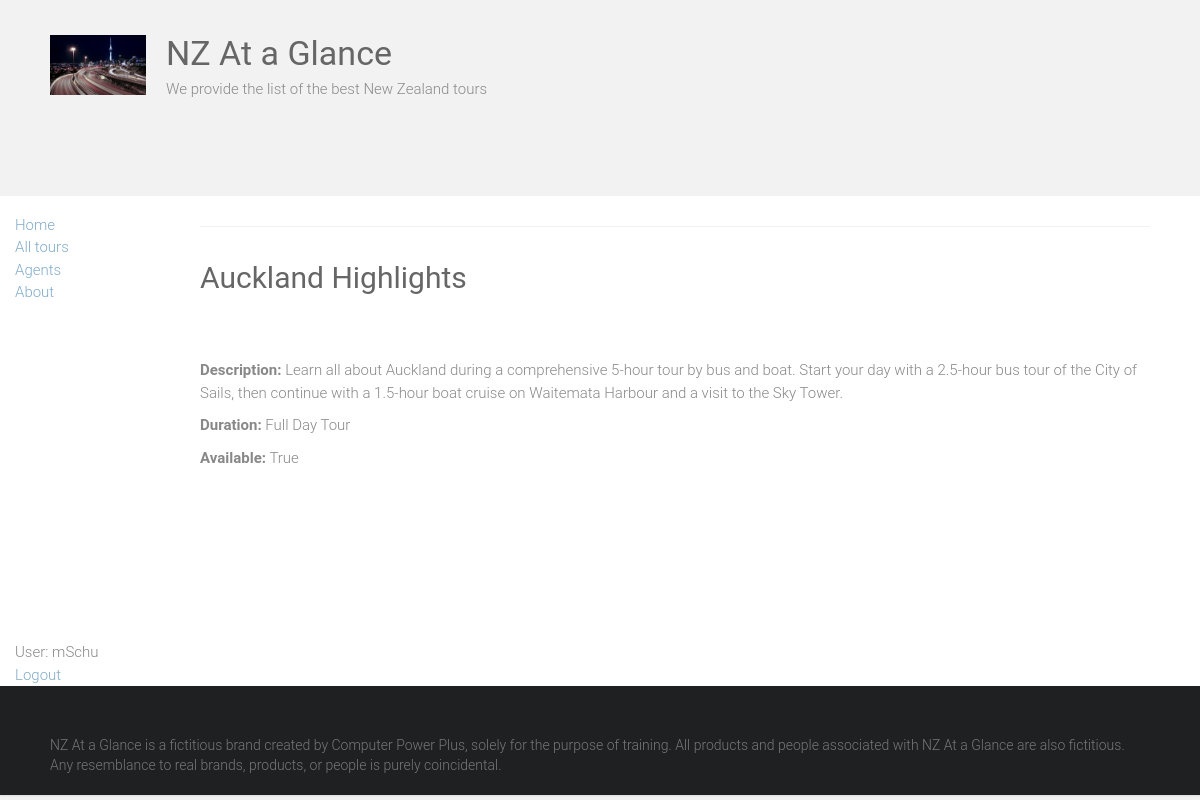
Page /home/tour/9 (signed in) on the committed database.
### home/models.py (models this page shows, shortened)
class Tour(models.Model):
    tour_name = models.CharField(max_length=150)
    duration = models.ForeignKey('Duration', on_delete=models.SET_NULL, null=True)
    description = models.TextField()
    available = models.BooleanField()
    agent = models.ForeignKey('Agent', on_delete=models.SET_NULL, null=True)
    class Meta:
        permissions = (("can_change_availability", "Set tour as available"),)

class Duration(models.Model):
    duration = models.CharField(max_length=50)
    def __str__(self):
        return self.duration

### home/views.py (the view)
# urls.py: path('tour/<int:pk>', views.TourDetailView.as_view(), name='tour_detail'),
class TourDetailView(generic.DetailView):
    model = Tour

### home/templatetags/custom_tag.py (called while the page is built)
@register.inclusion_tag('agent_check.html')
def is_agent(user_name):
    agents = Agent.objects.all()
    agents_names = []
    valid_agent = False
    for agent in agents:
        agents_names.append(agent.agent_username)
    if user_name in agents_names:
        valid_agent = True
    return {'valid_agent': valid_agent}

### home/templates/home/tour_detail.html
{% extends "base.html" %}
{% block content %}
<div>
  <h1>{{tour.tour_name|capfirst}} </h1>
  <br><br>
  <p><b>Description:</b> {{ tour.description}} </p>
  <p><b>Duration:</b> {{ tour.duration}} </p>
  <p><b>Available:</b> {{ tour.available}} </p>
  <br>
</div>
{% endblock %}

### home/templates/base.html (shortened to what this page needs)
{% load static %}
<html lang="en-US">
    <head>
        <link rel="stylesheet" href="https://maxcdn.bootstrapcdn.com/bootstrap/3.3.7/css/bootstrap.min.css">
        {% load static %}
        <link rel="stylesheet" id="ample-style-css" href="{% static 'style.css' %}" type="text/css" media="all">
        <header>
            <div class="header">
                <div class="main-head-wrap inner-wrap clearfix">
                    <div id="header-logo-image">
                      <img src="{% static 'images/logo.png' %}" alt="NZ At a Glance">
                    </div>
                    <div id="header-text" class="">
                        <h1 id="site-title">
                            <a href="/" title="NZ At a Glance" rel="home">NZ At a Glance</a>
                        </h1>
                        <p>We provide the list of the best New Zealand tours</p>
                    </div>
                </div>
            </div>
        </header>
    </head>
    <body class="wide">
      <div class="container-fluid">
        <div class="row">
            <div class="col-sm-2">
                {% block sidebar %}
                <ul class="sidebar-nav">
                  <br><br><br>
                  <li><a href="{% url 'home' %}">Home</a></li>
                  <li><a href="{% url 'tours' %}">All tours</a></li>
                  <li><a href="{% url 'agents' %}">Agents</a></li>
                  <li><a href="{% url 'about' %}">About</a></li>
                  {% if user.is_authenticated %}
                    {% load custom_tag %}
                  <br><br><br>
                  <br><br><br>
                  <br><br><br>
                  <br><br><br>
                  <br><br><br>
                  <li>User: {{ user.get_username }}</li>
                  <li><a href="{% url 'logout' %}?next={{request.path}}">Logout</a></li>
                  {% else %}
                  <li><a href="{% url 'login'%}?next={{request.path}}">Login</a></li>
                  {% endif %}
                </ul>
                {% endblock %}
            </div>
        <div id="page" class="hfeed site">
            <div class="main-wrapper">
                <div class="single-page clearfix">
                    <div class="inner-wrap">
                        <hr>
                        <div>
                          {% block content %}
                          {% endblock %}
                        </div>
                    </div>
                </div>
            </div>
            <footer id="colophon">
                <div class="inner-wrap">
                    NZ At a Glance is a fictitious brand created by Computer Power Plus, solely for the purpose of training. All products and people associated with NZ At a Glance are also fictitious. Any resemblance to real brands, products, or people is purely coincidental.
                </div>
            </footer>
        </div>
      </div>
    </div>
    </body>
</html>

### static/style.css (style rules this page uses)
html, body, div, span, applet, object, iframe, h1, h2, h3, h4, h5, h6, p, blockquote, pre, a, abbr, acronym, address, big, cite, code, del, dfn, em, font, ins, kbd, q, s, samp, small, strike, strong, sub, sup, tt, var, dl, dt, dd, ol, ul, li, fieldset, form, label, legend, table, caption, tbody, tfoot, thead, tr, th, td { border: 0; font: inherit; font-size: 100%; font-style: inherit; font-weight: inherit; margin: 0; outline: 0; padding: 0; vertical-align: baseline; }
html { overflow-y: scroll; -webkit-text-size-adjust: 100%; -ms-text-size-adjust: 100%; }
article, aside, details, figcaption, figure, footer, header, main, nav, section { display: block; }
h1, h2, h3, h4, h5, h6 { color: #666666; line-height: 1.4; padding-bottom: 15px; font-weight: normal; }
h1 { font-size: 30px; }
body, button, input, select, textarea { color: #888888; font-size: 15px; line-height: 1.5; font-family: 'Roboto', sans-serif; font-weight: 300; }
p { color: #888888; font-size: 15px; line-height: 1.5; margin-bottom: 15px; font-weight: 300; }
ul, ol { list-style: none; }
body { background: #f2f2f2; }
hr { border-color: #f2f2f2; border-style: solid none none; border-width: 1px 0 0; height: 0; margin: 30px 0; }
a { color: #80abc8; text-decoration: none; -webkit-transition: 0.25s ease-in-out; -moz-transition: 0.25s ease-in-out; transition: 0.25s ease-in-out; -ms-transition: 0.25s ease-in-out; -o-transition: 0.25s ease-in-out; }
img { max-width: 100%; height: auto; vertical-align: top; margin-bottom: 18px; }
.clearfix:after { visibility: hidden; display: block; font-size: 0; content: " "; clear: both; height: 0; }
.clearfix { display: inline-block; }
.clearfix { display: block; }
body { padding-top: 30px; padding-bottom: 30px; }
body.wide { padding-top: 0; padding-bottom: 0; }
#page { background-color: #ffffff; margin: 0 auto; max-width: 1180px; box-shadow: 0 1px 2px 0 rgba(0, 0, 0, 0.1); }
.wide #page { max-width: 100%; }
.inner-wrap { max-width: 1100px; margin: 0 auto; }
.main-head-wrap { padding: 30px 0; }
.header { border-bottom: 1px solid #f2f2f2; }
#header-logo-image { float: left; padding: 5px 20px 5px 0; max-width: 100%; }
#header-logo-image img { margin-bottom: 0px; max-height: 60px; height: auto; width: auto; }
#header-text { float: left; padding-right: 20px; }
#site-title { padding-bottom: 0; }
#site-title a { color: #666666; font-size: 34px; }
.single-page { margin-top: 50px; }
.single-page p { margin-bottom: 10px; }
#colophon { font-size: 14px; clear: both; color: #777; background-color: #1f2021; overflow: hidden; padding: 50px 0 20px; }
#colophon, #colophon p { font-size: 14px; line-height: 1.4; }

### rows in the picture
Tour: tour_name "Auckland Highlights", description "Learn all about Auckland during a comprehensive 5-hour tour by bus and boat. Start your day with a 2.5-hour bus tour of the City of Sails, then continue with a 1.5-hour boat cruise on Waitemata Harbour and a visit to the Sky Tower.", duration "Full Day Tour", available "True"

### other values in the picture
{{ user.get_username }} "mSchu"
